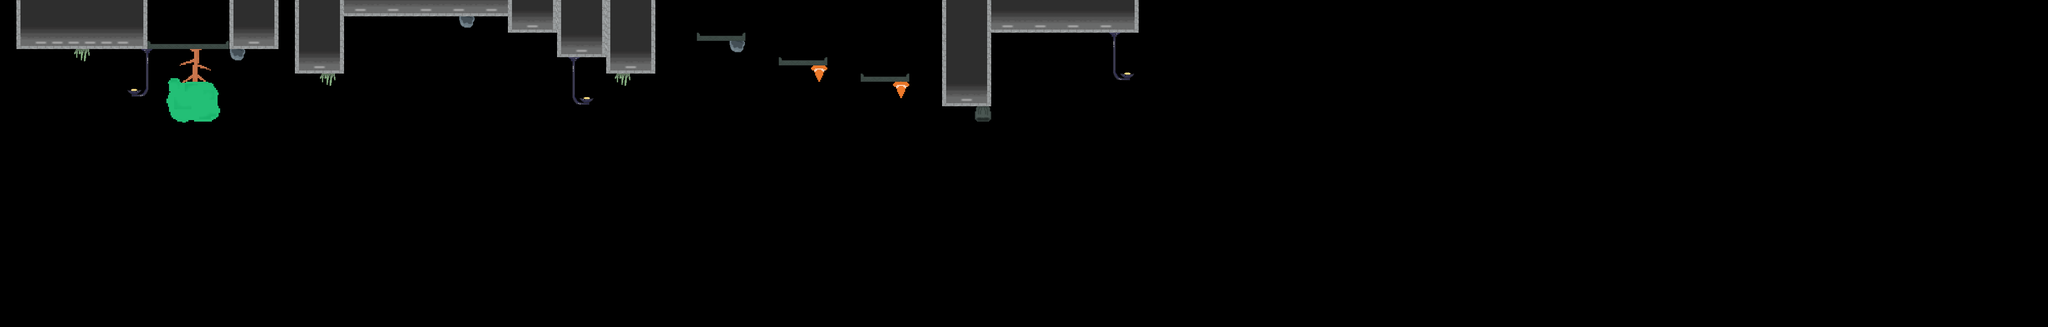

This is a level from a 2D game, rendered from its Tiled map with the project's own tilesets. A one-line summary and the map file follow, with tile-layer data summarised:
An orthogonal 250x40 tile map with 16x16 px tiles, 4 tile layers (Ground, HazardTiles, Trees, Probs), 3 tilesets and 24 objects.

<map version="1.10" tiledversion="1.11.0" orientation="orthogonal" renderorder="right-down" width="250" height="40" tilewidth="16" tileheight="16" infinite="0" nextlayerid="6" nextobjectid="27">
 <editorsettings>
  <export target="Level1.lua" format="lua" />
 </editorsettings>
 <tileset firstgid="1" name="Level1Set" tilewidth="16" tileheight="16" tilecount="2378" columns="41">
  <image source="TilesetLvl1.png" width="665" height="941" />
 </tileset>
 <tileset firstgid="2379" name="Tile2" tilewidth="16" tileheight="16" tilecount="2378" columns="41">
  <image source="TileSetLvl2.png" width="665" height="941" />
 </tileset>
 <tileset firstgid="4757" name="koerkireg" tilewidth="16" tileheight="16" tilecount="2378" columns="41">
  <image source="TileSetUltra.png" width="665" height="941" />
 </tileset>
 <layer id="1" name="Ground" width="250" height="40">
  <data>[10000 cells, 536 non-empty, 50 distinct tile ids]</data>
 </layer>
 <objectgroup id="4" name="HitBoxes">
  <object id="2" x="32" y="0" width="256" height="96" />
  <object id="3" x="288" y="80" width="160" height="16" />
  <object id="4" x="448" y="0" width="96" height="96" />
  <object id="5" x="640" y="96" />
  <object id="6" x="576" y="0" width="96" height="144" />
  <object id="7" x="672" y="0" width="320" height="32" />
  <object id="8" x="1360" y="32" />
  <object id="9" x="992" y="0" width="96" height="64" />
  <object id="10" x="1152" y="64" />
  <object id="11" x="1088" y="0" width="96" height="112" />
  <object id="12" x="1184" y="0" width="96" height="144" />
  <object id="13" x="1264" y="64" />
  <object id="14" x="1360" y="64" width="96" height="16" />
  <object id="15" x="1536" y="112" />
  <object id="16" x="1520" y="112" width="96" height="16" />
  <object id="17" x="1744" y="128" />
  <object id="18" x="1584" y="128" width="32" height="32" />
  <object id="19" x="1680" y="144" width="96" height="16" />
  <object id="20" x="1744" y="160" width="32" height="32" />
  <object id="21" x="1856" y="208" />
  <object id="22" x="1840" y="0" width="96" height="208" />
  <object id="23" x="1904" y="208" width="32" height="32" />
  <object id="25" x="1936" y="0" width="288" height="64" />
  <object id="26" x="1936" y="64" width="288" height="48" />
 </objectgroup>
 <layer id="2" name="HazardTiles" width="250" height="40">
  <data>[10000 cells, 15 non-empty, 12 distinct tile ids]</data>
 </layer>
 <layer id="3" name="Trees" width="250" height="40">
  <data>[10000 cells, 84 non-empty, 74 distinct tile ids]</data>
 </layer>
 <layer id="5" name="Probs" width="250" height="40">
  <data>[10000 cells, 96 non-empty, 32 distinct tile ids]</data>
 </layer>
</map>
